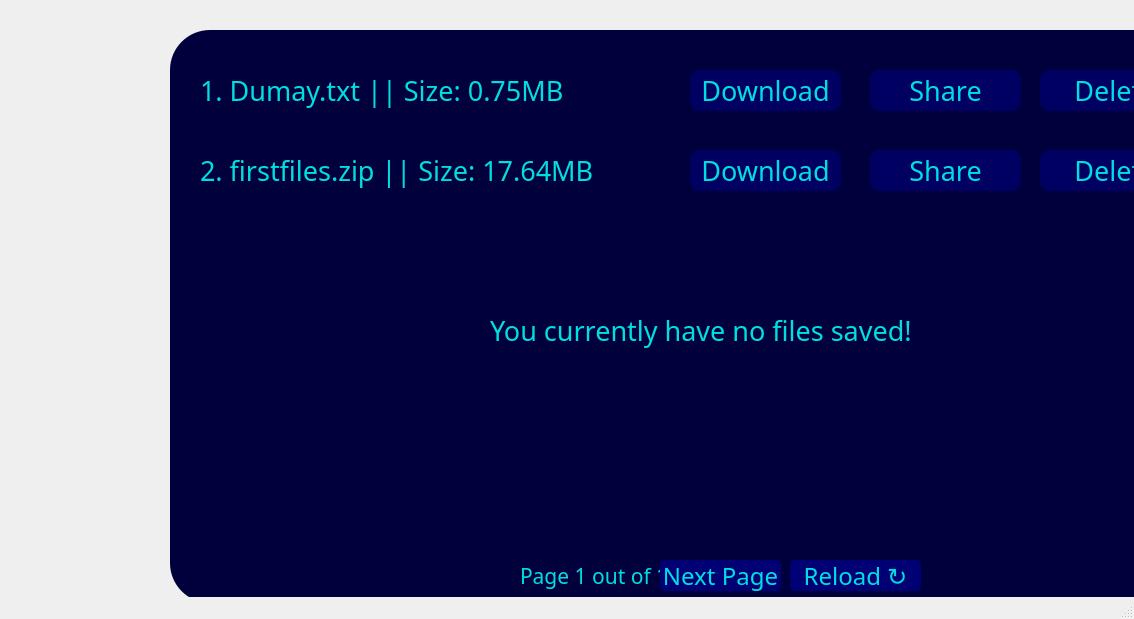
<?xml version="1.0" encoding="UTF-8"?>
<ui version="4.0">
 <class>MainWindow</class>
 <widget class="QMainWindow" name="MainWindow">
  <property name="geometry">
   <rect>
    <x>0</x>
    <y>0</y>
    <width>1134</width>
    <height>619</height>
   </rect>
  </property>
  <property name="windowTitle">
   <string>MainWindow</string>
  </property>
  <widget class="QWidget" name="centralwidget">
   <widget class="QFrame" name="frame_9">
    <property name="geometry">
     <rect>
      <x>170</x>
      <y>30</y>
      <width>1053</width>
      <height>573</height>
     </rect>
    </property>
    <property name="font">
     <font>
      <family>Segoe UI Light</family>
      <pointsize>17</pointsize>
     </font>
    </property>
    <property name="styleSheet">
     <string notr="true">background-color: rgb(0, 0, 61);
border-radius: 40px;</string>
    </property>
    <property name="frameShape">
     <enum>QFrame::StyledPanel</enum>
    </property>
    <property name="frameShadow">
     <enum>QFrame::Raised</enum>
    </property>
    <widget class="QLabel" name="file_index_in_files">
     <property name="geometry">
      <rect>
       <x>350</x>
       <y>530</y>
       <width>141</width>
       <height>31</height>
      </rect>
     </property>
     <property name="font">
      <font>
       <family>Segoe UI Light</family>
       <pointsize>16</pointsize>
      </font>
     </property>
     <property name="styleSheet">
      <string notr="true">color: rgb(0, 223, 223);</string>
     </property>
     <property name="text">
      <string>Page 1 out of 1</string>
     </property>
    </widget>
    <widget class="QPushButton" name="next_page_button_files">
     <property name="geometry">
      <rect>
       <x>490</x>
       <y>530</y>
       <width>121</width>
       <height>31</height>
      </rect>
     </property>
     <property name="font">
      <font>
       <family>Segoe UI Light</family>
       <pointsize>18</pointsize>
      </font>
     </property>
     <property name="styleSheet">
      <string notr="true">QPushButton{
	background-color:rgb(0, 0, 117);
	color: rgb(0, 223, 223);
	border-radius: 5px;
}
QPushButton:hover{
	border: 3px solid rgb(0, 0, 217);
}</string>
     </property>
     <property name="text">
      <string>Next Page</string>
     </property>
    </widget>
    <widget class="QLabel" name="no_files_yet_label">
     <property name="geometry">
      <rect>
       <x>320</x>
       <y>260</y>
       <width>431</width>
       <height>81</height>
      </rect>
     </property>
     <property name="font">
      <font>
       <family>Segoe UI Light</family>
       <pointsize>20</pointsize>
      </font>
     </property>
     <property name="styleSheet">
      <string notr="true">color: rgb(0, 223, 223);</string>
     </property>
     <property name="text">
      <string>You currently have no files saved!</string>
     </property>
    </widget>
    <widget class="QLabel" name="example_files">
     <property name="geometry">
      <rect>
       <x>30</x>
       <y>20</y>
       <width>481</width>
       <height>81</height>
      </rect>
     </property>
     <property name="font">
      <font>
       <family>Segoe UI Light</family>
       <pointsize>20</pointsize>
      </font>
     </property>
     <property name="styleSheet">
      <string notr="true">color: rgb(0, 223, 223);</string>
     </property>
     <property name="text">
      <string>1. Dumay.txt || Size: 0.75MB</string>
     </property>
    </widget>
    <widget class="QPushButton" name="back_button_4">
     <property name="geometry">
      <rect>
       <x>520</x>
       <y>40</y>
       <width>151</width>
       <height>41</height>
      </rect>
     </property>
     <property name="font">
      <font>
       <family>Segoe UI Light</family>
       <pointsize>20</pointsize>
       <weight>50</weight>
       <bold>false</bold>
      </font>
     </property>
     <property name="styleSheet">
      <string notr="true">QPushButton{
	background-color:rgb(0, 0, 98);
	color: rgb(0, 223, 223);
	border-radius: 10px;
}
QPushButton:hover{
	border: 2px solid rgb(0, 0, 217);
}</string>
     </property>
     <property name="text">
      <string>Download</string>
     </property>
    </widget>
    <widget class="QPushButton" name="back_button_5">
     <property name="geometry">
      <rect>
       <x>700</x>
       <y>40</y>
       <width>151</width>
       <height>41</height>
      </rect>
     </property>
     <property name="font">
      <font>
       <family>Segoe UI Light</family>
       <pointsize>20</pointsize>
       <weight>50</weight>
       <bold>false</bold>
      </font>
     </property>
     <property name="styleSheet">
      <string notr="true">QPushButton{
	background-color:rgb(0, 0, 98);
	color: rgb(0, 223, 223);
	border-radius: 10px;
}
QPushButton:hover{
	border: 2px solid rgb(0, 0, 217);
}</string>
     </property>
     <property name="text">
      <string>Share</string>
     </property>
    </widget>
    <widget class="QPushButton" name="back_button_6">
     <property name="geometry">
      <rect>
       <x>870</x>
       <y>40</y>
       <width>151</width>
       <height>41</height>
      </rect>
     </property>
     <property name="font">
      <font>
       <family>Segoe UI Light</family>
       <pointsize>20</pointsize>
       <weight>50</weight>
       <bold>false</bold>
      </font>
     </property>
     <property name="styleSheet">
      <string notr="true">QPushButton{
	background-color:rgb(0, 0, 98);
	color: rgb(0, 223, 223);
	border-radius: 10px;
}
QPushButton:hover{
	border: 2px solid rgb(0, 0, 217);
}</string>
     </property>
     <property name="text">
      <string>Delete</string>
     </property>
    </widget>
    <widget class="QLabel" name="example_files_2">
     <property name="geometry">
      <rect>
       <x>30</x>
       <y>100</y>
       <width>481</width>
       <height>81</height>
      </rect>
     </property>
     <property name="font">
      <font>
       <family>Segoe UI Light</family>
       <pointsize>20</pointsize>
      </font>
     </property>
     <property name="styleSheet">
      <string notr="true">color: rgb(0, 223, 223);</string>
     </property>
     <property name="text">
      <string>2. firstfiles.zip || Size: 17.64MB</string>
     </property>
    </widget>
    <widget class="QPushButton" name="back_button_7">
     <property name="geometry">
      <rect>
       <x>520</x>
       <y>120</y>
       <width>151</width>
       <height>41</height>
      </rect>
     </property>
     <property name="font">
      <font>
       <family>Segoe UI Light</family>
       <pointsize>20</pointsize>
       <weight>50</weight>
       <bold>false</bold>
      </font>
     </property>
     <property name="styleSheet">
      <string notr="true">QPushButton{
	background-color:rgb(0, 0, 98);
	color: rgb(0, 223, 223);
	border-radius: 10px;
}
QPushButton:hover{
	border: 2px solid rgb(0, 0, 217);
}</string>
     </property>
     <property name="text">
      <string>Download</string>
     </property>
    </widget>
    <widget class="QPushButton" name="back_button_8">
     <property name="geometry">
      <rect>
       <x>700</x>
       <y>120</y>
       <width>151</width>
       <height>41</height>
      </rect>
     </property>
     <property name="font">
      <font>
       <family>Segoe UI Light</family>
       <pointsize>20</pointsize>
       <weight>50</weight>
       <bold>false</bold>
      </font>
     </property>
     <property name="styleSheet">
      <string notr="true">QPushButton{
	background-color:rgb(0, 0, 98);
	color: rgb(0, 223, 223);
	border-radius: 10px;
}
QPushButton:hover{
	border: 2px solid rgb(0, 0, 217);
}</string>
     </property>
     <property name="text">
      <string>Share</string>
     </property>
    </widget>
    <widget class="QPushButton" name="back_button_9">
     <property name="geometry">
      <rect>
       <x>870</x>
       <y>120</y>
       <width>151</width>
       <height>41</height>
      </rect>
     </property>
     <property name="font">
      <font>
       <family>Segoe UI Light</family>
       <pointsize>20</pointsize>
       <weight>50</weight>
       <bold>false</bold>
      </font>
     </property>
     <property name="styleSheet">
      <string notr="true">QPushButton{
	background-color:rgb(0, 0, 98);
	color: rgb(0, 223, 223);
	border-radius: 10px;
}
QPushButton:hover{
	border: 2px solid rgb(0, 0, 217);
}</string>
     </property>
     <property name="text">
      <string>Delete</string>
     </property>
    </widget>
    <widget class="QPushButton" name="reload_button">
     <property name="geometry">
      <rect>
       <x>620</x>
       <y>530</y>
       <width>131</width>
       <height>31</height>
      </rect>
     </property>
     <property name="font">
      <font>
       <family>Segoe UI Light</family>
       <pointsize>18</pointsize>
      </font>
     </property>
     <property name="styleSheet">
      <string notr="true">QPushButton{
	background-color:rgb(0, 0, 117);
	color: rgb(0, 223, 223);
	border-radius: 5px;
}
QPushButton:hover{
	border: 3px solid rgb(0, 0, 217);
}</string>
     </property>
     <property name="text">
      <string>Reload ↻</string>
     </property>
    </widget>
   </widget>
  </widget>
  <widget class="QMenuBar" name="menubar">
   <property name="geometry">
    <rect>
     <x>0</x>
     <y>0</y>
     <width>1134</width>
     <height>21</height>
    </rect>
   </property>
  </widget>
  <widget class="QStatusBar" name="statusbar"/>
 </widget>
 <resources/>
 <connections/>
</ui>
